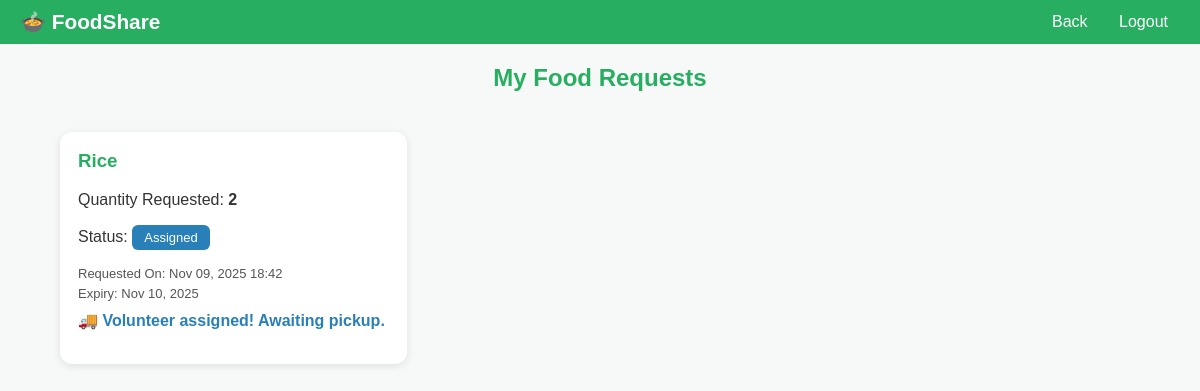
The page /receiver_requests.php (signed in) on the database as committed earlier.
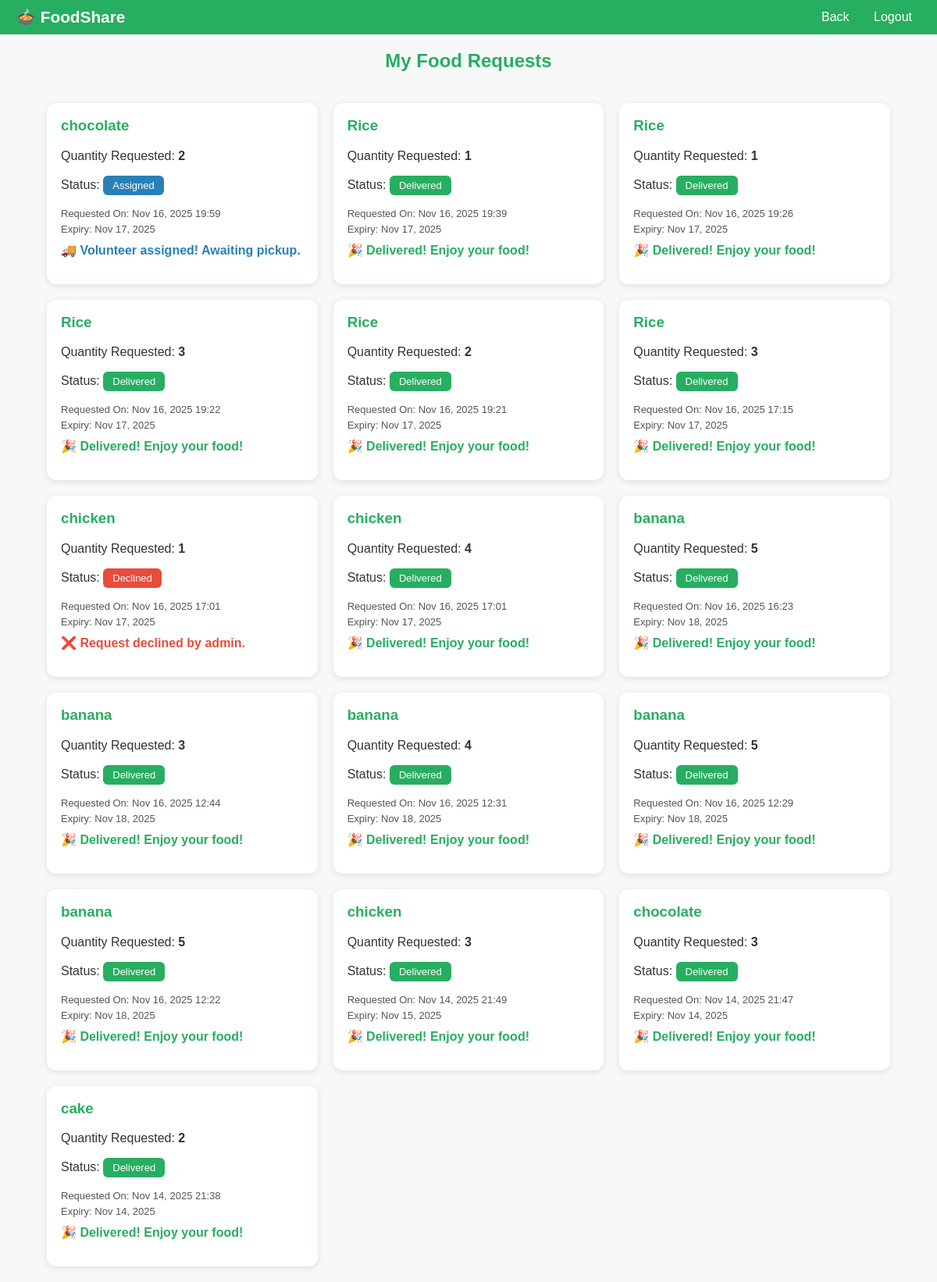
The same page on the database as committed later.
### tables this page shows
CREATE TABLE `food_request` (
  `RequestID` int(11) NOT NULL,
  `DonationID` int(11) DEFAULT NULL,
  `ReceiverID` int(11) DEFAULT NULL,
  `Status` varchar(50) DEFAULT 'Pending',
  `Timestamp` datetime DEFAULT current_timestamp(),
  `RequestedQty` int(11) DEFAULT 1,
  `VolunteerID` int(11) DEFAULT NULL
);

CREATE TABLE `food_donation` (
  `DonationID` int(11) NOT NULL,
  `DonorID` int(11) DEFAULT NULL,
  `Item` varchar(100) DEFAULT NULL,
  `Quantity` int(11) DEFAULT NULL,
  `Status` varchar(50) DEFAULT 'Available',
  `ExpiryTime` datetime DEFAULT NULL
);

### receiver_requests.php (the view, shortened to what this page needs)
<?php
include('php/db_connect.php');
$receiver_id = $_SESSION['UserID'];
$sql = "SELECT r.RequestID, r.DonationID, r.RequestedQty, r.Status, r.Timestamp, d.Item, d.ExpiryTime
        FROM food_request r
        JOIN food_donation d ON r.DonationID = d.DonationID
        WHERE r.ReceiverID = '$receiver_id'
        ORDER BY r.Timestamp DESC";
$result = $conn->query($sql);
?>
<!DOCTYPE html>
<html lang='en'>
<head>
<link rel='stylesheet' href='style.css'>
</head>
<body>
<header class="navbar">
  <div class="logo">🍲 FoodShare</div>
  <nav>
    <a href="receiver_dashboard.php">Back</a>
    <a href="logout.php">Logout</a>
  </nav>
</header>
<h2>My Food Requests</h2>
<div class="requests-container">
<?php
if ($result && $result->num_rows > 0) {
    while ($row = $result->fetch_assoc()) {
        $item = htmlspecialchars($row['Item']);
        $qty = $row['RequestedQty'];
        $status = $row['Status'];
        $status_class = str_replace(' ', '-', $status);
        $req_date = date("M d, Y H:i", strtotime($row['Timestamp']));
        $expiry = date("M d, Y", strtotime($row['ExpiryTime']));
        echo "<div class='card'>
                <h3>$item</h3>
                <p>Quantity Requested: <strong>$qty</strong></p>
                <p>Status: <span class='badge $status_class'>$status</span></p>
                <small>Requested On: $req_date</small>
                <small>Expiry: $expiry</small>";
        if ($status == 'Accepted') {
            echo "<p style='color:#27ae60;margin-top:10px;font-weight:bold;'>✅ Your request was accepted! Waiting for volunteer assignment.</p>";
        } elseif ($status == 'Declined') {
            echo "<p style='color:#e74c3c;margin-top:10px;font-weight:bold;'>❌ Request declined by admin.</p>";
        } elseif ($status == 'Assigned') {
            echo "<p style='color:#2980b9;margin-top:10px;font-weight:bold;'>🚚 Volunteer assigned! Awaiting pickup.</p>";
        } elseif ($status == 'Picked Up') {
            echo "<p style='color:#f39c12;margin-top:10px;font-weight:bold;'>📦 Order picked up! Delivery is now in progress.</p>";
        } elseif ($status == 'Delivered') {
            echo "<p style='color:#27ae60;margin-top:10px;font-weight:bold;'>🎉 Delivered! Enjoy your food!</p>";
        }
        echo "</div>";
    }
} else {
    echo "<p style='text-align:center;width:100%;color:gray;'>No requests made yet.</p>";
}
?>
</div>
</body>
</html>

Rows that differ between the two databases and show on the page:
removed food_request: DonationID.Item "Rice", RequestedQty "2", Status "Assigned", Timestamp "Nov 09, 2025 18:42", DonationID.ExpiryTime "Nov 10, 2025", shows "🚚 Volunteer assigned! Awaiting pickup."
added food_request: DonationID.Item "chocolate", RequestedQty "2", Status "Assigned", Timestamp "Nov 16, 2025 19:59", DonationID.ExpiryTime "Nov 17, 2025", shows "🚚 Volunteer assigned! Awaiting pickup."
added food_request: DonationID.Item "Rice", RequestedQty "1", Status "Delivered", Timestamp "Nov 16, 2025 19:39", DonationID.ExpiryTime "Nov 17, 2025", shows "🎉 Delivered! Enjoy your food!"
added food_request: DonationID.Item "Rice", RequestedQty "1", Status "Delivered", Timestamp "Nov 16, 2025 19:26", DonationID.ExpiryTime "Nov 17, 2025", shows "🎉 Delivered! Enjoy your food!"
added food_request: DonationID.Item "Rice", RequestedQty "3", Status "Delivered", Timestamp "Nov 16, 2025 19:22", DonationID.ExpiryTime "Nov 17, 2025", shows "🎉 Delivered! Enjoy your food!"
added food_request: DonationID.Item "Rice", RequestedQty "2", Status "Delivered", Timestamp "Nov 16, 2025 19:21", DonationID.ExpiryTime "Nov 17, 2025", shows "🎉 Delivered! Enjoy your food!"
added food_request: DonationID.Item "Rice", RequestedQty "3", Status "Delivered", Timestamp "Nov 16, 2025 17:15", DonationID.ExpiryTime "Nov 17, 2025", shows "🎉 Delivered! Enjoy your food!"
added food_request: DonationID.Item "chicken", RequestedQty "1", Status "Declined", Timestamp "Nov 16, 2025 17:01", DonationID.ExpiryTime "Nov 17, 2025", shows "❌ Request declined by admin."
added food_request: DonationID.Item "chicken", RequestedQty "4", Status "Delivered", Timestamp "Nov 16, 2025 17:01", DonationID.ExpiryTime "Nov 17, 2025", shows "🎉 Delivered! Enjoy your food!"
added food_request: DonationID.Item "banana", RequestedQty "5", Status "Delivered", Timestamp "Nov 16, 2025 16:23", DonationID.ExpiryTime "Nov 18, 2025", shows "🎉 Delivered! Enjoy your food!"
added food_request: DonationID.Item "banana", RequestedQty "3", Status "Delivered", Timestamp "Nov 16, 2025 12:44", DonationID.ExpiryTime "Nov 18, 2025", shows "🎉 Delivered! Enjoy your food!"
added food_request: DonationID.Item "banana", RequestedQty "4", Status "Delivered", Timestamp "Nov 16, 2025 12:31", DonationID.ExpiryTime "Nov 18, 2025", shows "🎉 Delivered! Enjoy your food!"
added food_request: DonationID.Item "banana", RequestedQty "5", Status "Delivered", Timestamp "Nov 16, 2025 12:29", DonationID.ExpiryTime "Nov 18, 2025", shows "🎉 Delivered! Enjoy your food!"
added food_request: DonationID.Item "banana", RequestedQty "5", Status "Delivered", Timestamp "Nov 16, 2025 12:22", DonationID.ExpiryTime "Nov 18, 2025", shows "🎉 Delivered! Enjoy your food!"
added food_request: DonationID.Item "chicken", RequestedQty "3", Status "Delivered", Timestamp "Nov 14, 2025 21:49", DonationID.ExpiryTime "Nov 15, 2025", shows "🎉 Delivered! Enjoy your food!"
added food_request: DonationID.Item "chocolate", RequestedQty "3", Status "Delivered", Timestamp "Nov 14, 2025 21:47", DonationID.ExpiryTime "Nov 14, 2025", shows "🎉 Delivered! Enjoy your food!"
added food_request: DonationID.Item "cake", RequestedQty "2", Status "Delivered", Timestamp "Nov 14, 2025 21:38", DonationID.ExpiryTime "Nov 14, 2025", shows "🎉 Delivered! Enjoy your food!"
